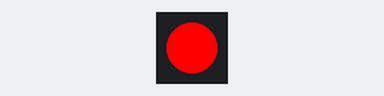
This program was run on a simulated Circuit Playground running CircuitPython. Parts: 1 RGB LEDs in strip order, left to right.

Above: at 0.2 s.
At 1.7 s:
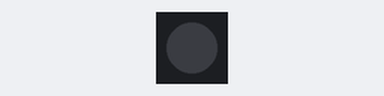
Timing chart, 0 to 3.0 s (numbered marks = the images above):
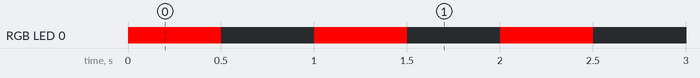

Measured:
- by itself, RGB LED 0: alternates RGB(255, 0, 0) for 0.50 s and off for 0.50 s

The program:

code.py
```python
"""CircuitPython blink example for built-in NeoPixel LED"""
import time
import board
import neopixel

pixel = neopixel.NeoPixel(board.NEOPIXEL, 1)

while True:
    pixel.fill((255, 0, 0))
    time.sleep(0.5)
    pixel.fill((0, 0, 0))
    time.sleep(0.5)
```
